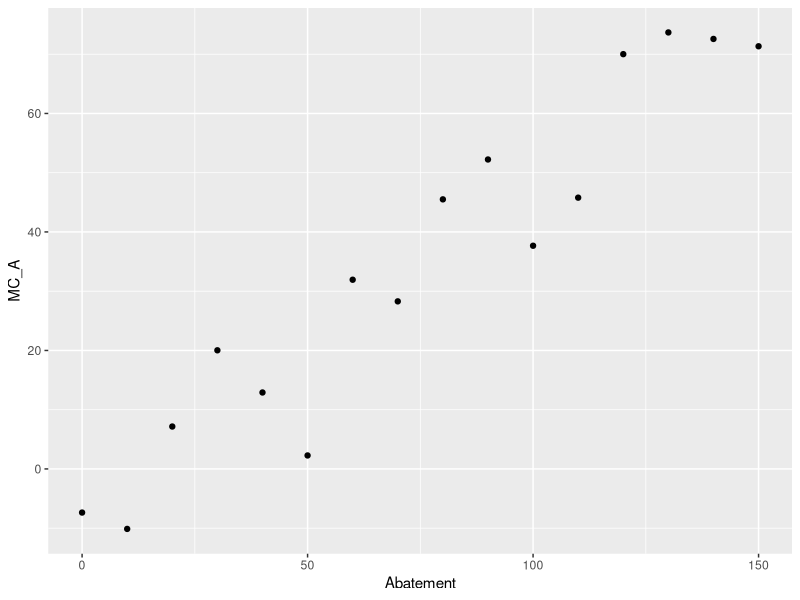
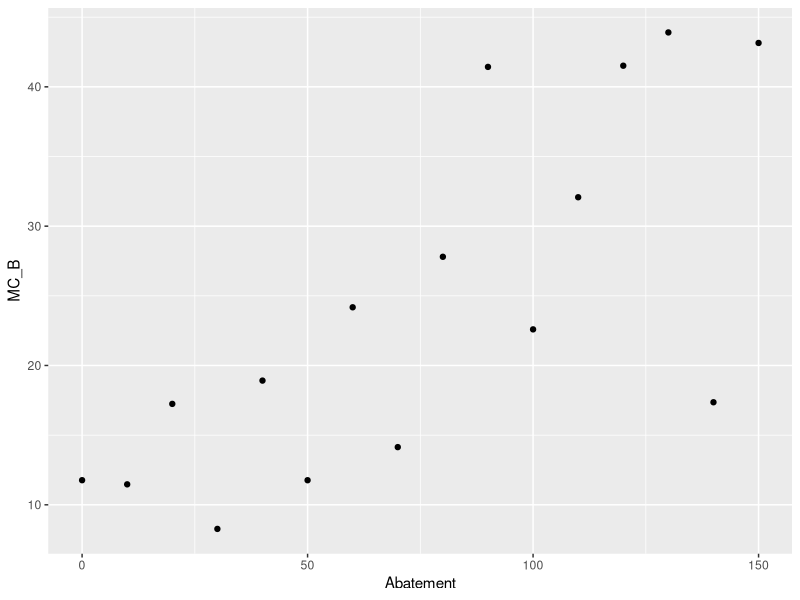
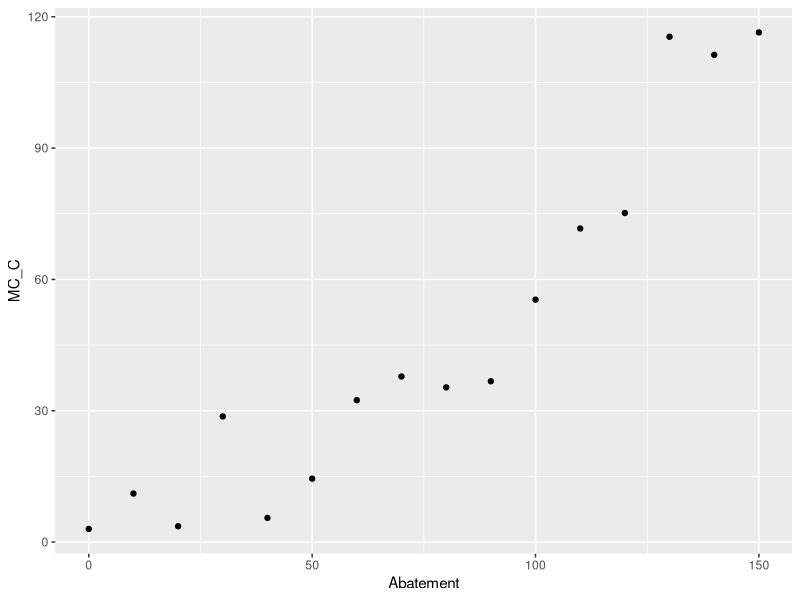
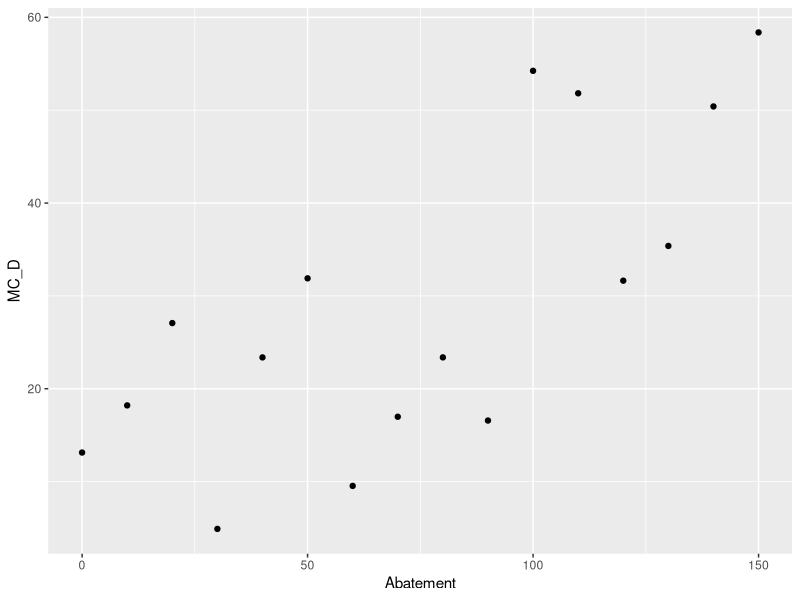
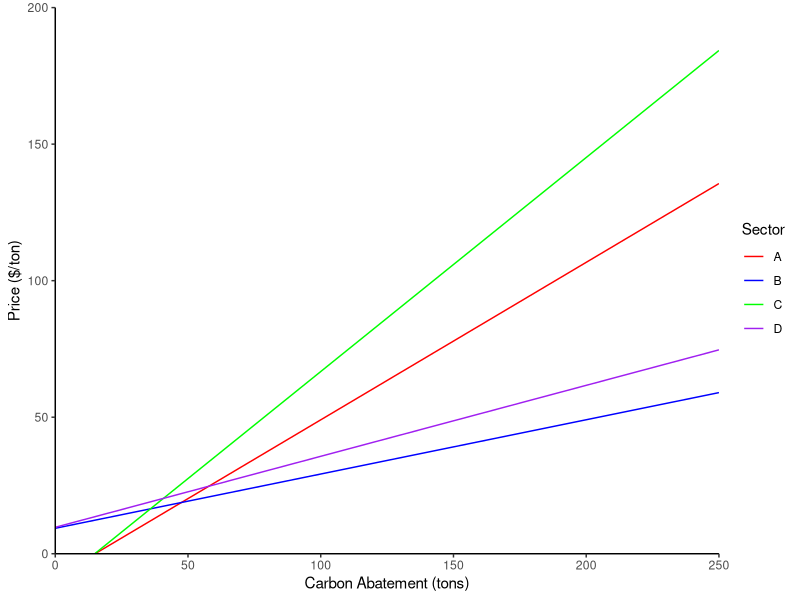
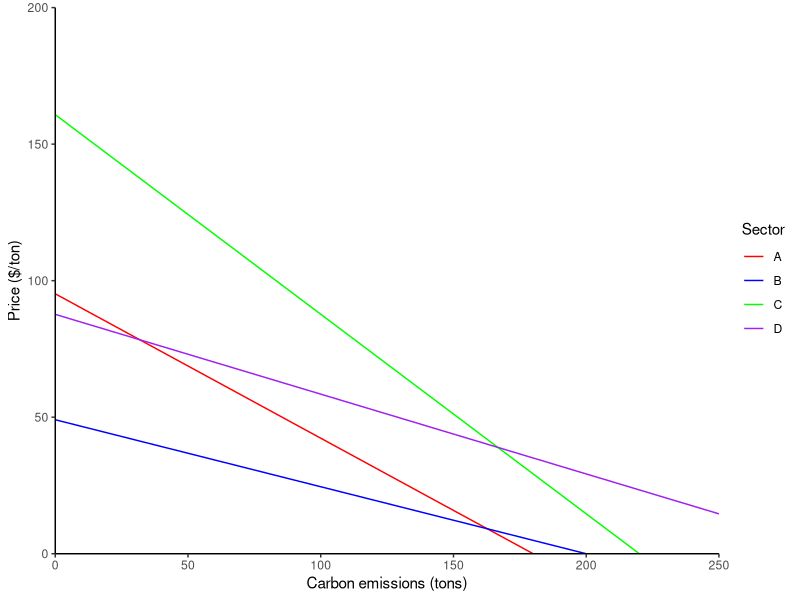

These figures' R source, in order:
## ---- chunk 1
knitr::opts_chunk$set(echo = TRUE)
## ---- chunk 2

library(tidyverse)
library(reshape2)

carbon_abate <- read_csv("HW4Data.csv")

## ---- chunk 3
#Marginal cost of abatement scatter plots
sector_A <- ggplot(carbon_abate, aes(x = Abatement, y = MC_A)) +
  geom_point()
sector_A

sector_B <- ggplot(carbon_abate, aes(x = Abatement, y = MC_B)) +
  geom_point()
sector_B

sector_C <- ggplot(carbon_abate, aes(x = Abatement, y = MC_C)) +
  geom_point()
sector_C

sector_D <- ggplot(carbon_abate, aes(x = Abatement, y = MC_D)) +
  geom_point()
sector_D

## ---- chunk 4

#MC Linear regressions
model_A <- lm(MC_A ~ Abatement, data = carbon_abate)
summary(model_A)

model_B <- lm(MC_B ~ Abatement, data = carbon_abate)
summary(model_B)

model_C <- lm(MC_C ~ Abatement, data = carbon_abate)
summary(model_C)

model_D <- lm(MC_D ~ Abatement, data = carbon_abate)
summary(model_D)

#MC Functions 
MC_A_fxn <- function(Q) {(model_A$coefficients[2])*Q + model_A$coefficients[1]}
MC_B_fxn <- function(Q) {(model_B$coefficients[2])*Q + model_B$coefficients[1]}
MC_C_fxn <- function(Q) {(model_C$coefficients[2])*Q + model_C$coefficients[1]}
MC_D_fxn <- function(Q) {(model_D$coefficients[2])*Q + model_D$coefficients[1]}
## ---- chunk 5

#MC graph
MC_graph <- ggplot(data.frame(x=c(1, 250)), aes(x=x)) + 
  stat_function(fun = MC_A_fxn, geom = "line", aes(color="A")) + 
  stat_function(fun = MC_B_fxn, geom = "line", aes(color="B")) + 
  stat_function(fun = MC_C_fxn, geom = "line", aes(color="C")) + 
  stat_function(fun = MC_D_fxn, geom = "line", aes(color="D")) + 
  xlab("Carbon Abatement (tons)") + 
  ylab("Price ($/ton)") +
  scale_x_continuous(expand = c(0,0), limits = c(0,250))+
  scale_y_continuous(expand = c(0,0), limits = c(0,200))+ 
  scale_color_manual(values = c(A="red", B="blue", C="green", D="purple"), name = "Sector")+
  theme_classic() 
MC_graph


## ---- chunk 6
#Set initial emissions
Q_A_initial <- 180
Q_B_initial <- 200
Q_C_initial <- 220
Q_D_initial <- 300


#Price for each sector at their initial Q (i.e. the y intercept of the demand function)
demand_A_int <- (model_A$coefficients[1] + model_A$coefficients[2]*Q_A_initial)
demand_A_int #95.18706 

demand_B_int <- (model_B$coefficients[1] + model_B$coefficients[2]*Q_B_initial)
demand_B_int #49.06656 

demand_C_int <- (model_C$coefficients[1] + model_C$coefficients[2]*Q_C_initial)
demand_C_int #160.7868 

demand_D_int <- (model_D$coefficients[1] + model_D$coefficients[2]*Q_D_initial)
demand_D_int #87.66577 


#Slope of the demand function for each sector
demand_A_slope <- (demand_A_int/-Q_A_initial)
demand_A_slope # -0.528817 

demand_B_slope <- (demand_B_int/-Q_B_initial)
demand_B_slope # -0.2453328 

demand_C_slope <- (demand_C_int/-Q_C_initial)
demand_C_slope # -0.7308492 

demand_D_slope <- (demand_D_int/-Q_D_initial)
demand_D_slope # -0.2922192 


#Final demand functions (price = slope*Q + intercept)
demand_A_fxn <- function(Q) {demand_A_slope*Q + demand_A_int}
demand_B_fxn <- function(Q) {demand_B_slope*Q + demand_B_int}
demand_C_fxn <- function(Q) {demand_C_slope*Q + demand_C_int}
demand_D_fxn <- function(Q) {demand_D_slope*Q + demand_D_int}


## ---- chunk 7
#Demand graph
demand_graph <- ggplot(data.frame(x=c(1, 250)), aes(x=x)) + 
  stat_function(fun = demand_A_fxn, geom = "line", aes(color="A")) + 
  stat_function(fun = demand_B_fxn, geom = "line", aes(color="B")) + 
  stat_function(fun = demand_C_fxn, geom = "line", aes(color="C")) + 
  stat_function(fun = demand_D_fxn, geom = "line", aes(color="D")) + 
  xlab("Carbon emissions (tons)") + 
  ylab("Price ($/ton)") +
  scale_x_continuous(expand = c(0,0), limits = c(0,250))+
  scale_y_continuous(expand = c(0,0), limits = c(0,200))+
  theme_classic() +
  scale_color_manual(values = c(A="red", B="blue", C="green", D="purple"), name = "Sector")
demand_graph


## ---- chunk 8
#Sector cost
cost_A_cap <- integrate(demand_A_fxn, 80, Q_A_initial)
cost_A_cap # 2644.085

cost_B_cap <- integrate(demand_B_fxn, 100, Q_B_initial)
cost_B_cap # 1226.664

cost_C_cap <- integrate(demand_C_fxn, 120, Q_C_initial)
cost_C_cap # 3654.246

## ---- chunk 9
#Total cost
cost_total_cap <- cost_A_cap[["value"]] + cost_B_cap[["value"]] + cost_C_cap[["value"]]
cost_total_cap # 7524.995

#Total cost of the carbon cap policy is $7524.995

## ---- chunk 10

#Total tax revenue = $0 
## ---- chunk 11

#Define the coefficients
MC_A_slope <- model_A$coefficients[2]
MC_B_slope <- model_B$coefficients[2]
MC_C_slope <- model_C$coefficients[2]
MC_D_slope <- model_D$coefficients[2]

MC_A_int <- model_A$coefficients[1]
MC_B_int <- model_B$coefficients[1]
MC_C_int <- model_C$coefficients[1]
MC_D_int <- model_D$coefficients[1]

#Create an aggregate marginal cost function
MC_agg_fxn <- function(Q) {(Q + (MC_A_int/MC_A_slope) + (MC_B_int/MC_B_slope) + (MC_C_int/MC_C_slope)) / ((1/MC_A_slope) + (1/MC_B_slope) + (1/MC_C_slope))}

tax <- MC_agg_fxn(300)
tax #39.42658 

#MC solved for price to calculate the quantitiy Carbon emitted with tax price
A_MC_P <- function(P) {(P - model_A$coefficients[1]) / model_A$coefficients[2]}
B_MC_P <- function(P) {(P - model_B$coefficients[1]) / model_B$coefficients[2]}
C_MC_P <- function(P) {(P - model_C$coefficients[1]) / model_C$coefficients[2]}
D_MC_P <- function(P) {(P - model_D$coefficients[1]) / model_D$coefficients[2]}

#carbon emitted per sector with tax
Q_A_tax <- Q_A_initial- A_MC_P(tax)
Q_B_tax <- Q_B_initial - B_MC_P(tax)
Q_C_tax <- Q_C_initial - C_MC_P(tax)

#amount amount emitted!
Q_A_tax #96.66511 tons carbon
Q_B_tax #48.50442 tons carbon
Q_C_tax #154.8305 tons carbon

#total emitted
Q_total_tx <- Q_A_tax + Q_B_tax + Q_C_tax
Q_total_tx


## ---- chunk 12
#amount adate per sector
abate_A_tax <- A_MC_P(tax)
abate_B_tax <- B_MC_P(tax)
abate_C_tax <- C_MC_P(tax)

# cost to each sector
cost_A_tax <- integrate(MC_A_fxn, 0, abate_A_tax)
total_cost_A_tax <- cost_A_tax[["value"]] + (Q_A_tax*tax) # adding in the tax amount for the total cost, Eamon mentioned this let me know if you think this makes sense
total_cost_A_tax # 5093.786 total cost to sector A under tax (with addition of tax)

cost_B_tax <- integrate(MC_B_fxn, 0, abate_B_tax)
total_cost_B_tax <- cost_B_tax[["value"]] + (Q_B_tax*tax)
total_cost_B_tax #5604.635

cost_C_tax <- integrate(MC_C_fxn, 0, abate_C_tax)
total_cost_C_tax <- cost_C_tax[["value"]] + (Q_C_tax*tax)
total_cost_C_tax #7009.365

#total cost witht the tax cost
total_cost_tax_prerev <- total_cost_A_tax + total_cost_B_tax + total_cost_C_tax
total_cost_tax_prerev

## ---- chunk 13
#amount emitted times the tax
A_tax_rev <- Q_A_tax*tax
B_tax_rev <- Q_B_tax*tax
C_tax_rev <- Q_C_tax*tax

A_tax_rev
B_tax_rev
C_tax_rev

#total tax revenue
total_tax_rev <- A_tax_rev + B_tax_rev + C_tax_rev
total_tax_rev #11827.97

#total cost to whole Country X, (total cost - tax revenue)
total_cost_tax <- total_cost_tax_prerev - total_tax_rev
total_cost_tax #5879.812

cost_A_tax[["value"]] + cost_B_tax[["value"]] + cost_C_tax[["value"]] #5879.812

## ---- chunk 14
#same emission and cost as tax

Q_A_tax 
Q_B_tax 
Q_C_tax 

A_credit_bought <- Q_A_tax - 80
B_credit_sold <- 100 - Q_B_tax 
C_credit_bought <-  Q_C_tax - 120

#cost to each sector
cost_A_trade <- integrate(MC_A_fxn, 0, abate_A_tax)
cost_A_trade #1282.27
cost_A_trade_credit <- cost_A_trade[["value"]] + A_credit_bought*tax
cost_A_trade_credit #1939.66

cost_B_trade <- integrate(MC_B_fxn, 0, abate_B_tax)
cost_B_trade #3692.271
cost_B_trade_credit <- cost_B_trade[["value"]] - B_credit_sold*tax
cost_B_trade_credit #1661.977

cost_C_trade <- integrate(MC_C_fxn, 0, abate_C_tax)
cost_C_trade #904.9294
cost_C_trade_credit <- cost_C_trade[["value"]] + C_credit_bought*tax
cost_C_trade_credit #2278.176

#cost to country x
total_cost_trade <- cost_A_trade[["value"]] + cost_B_trade[["value"]] + cost_C_trade[["value"]]
total_cost_trade #5879.812

total_cost_trade_credit <- cost_A_trade_credit + cost_B_trade_credit + cost_C_trade_credit
total_cost_trade_credit #5879.812

## ---- chunk 15
#aggregate marginal cost curve with the addition of sector D

MC_agg_allsec_fxn <- function(Q) {(Q + (MC_A_int/MC_A_slope) + (MC_B_int/MC_B_slope) + (MC_C_int/MC_C_slope) + (MC_D_int/MC_D_slope)) / ((1/MC_A_slope) + (1/MC_B_slope) + (1/MC_C_slope) + (1/MC_D_slope))}

#total emission Country X and Y is 300

credit_all <- MC_agg_allsec_fxn(300)
credit_all #29.80249 cost carbon credit

#carbon abated by each sector both countries
abate_A_trade <- A_MC_P(credit_all)
abate_B_trade <- B_MC_P(credit_all)
abate_C_trade <- C_MC_P(credit_all)
abate_D_trade <- D_MC_P(credit_all)
#ABATED
abate_A_trade #66.65079 tons carbon
abate_B_trade #103.0711 tons carbon
abate_C_trade #52.89119 tons carbon
abate_D_trade #77.3869 tons carbon

abate_total_trade <- abate_A_trade + abate_B_trade + abate_C_trade + abate_D_trade
abate_total_trade #300 tons carbon
 
## ---- chunk 16
#carbon emitted per sector
Q_A_trade <- Q_A_initial- A_MC_P(credit_all)
Q_B_trade <- Q_B_initial- B_MC_P(credit_all)
Q_C_trade <- Q_C_initial- C_MC_P(credit_all)
Q_D_trade <- Q_D_initial- D_MC_P(credit_all)

Q_A_trade #113.3492
Q_B_trade #96.92889
Q_C_trade #167.1088
Q_D_trade #222.6131

#credits bought and sold
A_bought <- Q_A_trade - 80
B_sold <- 100 - Q_B_trade 
C_bought <-  Q_C_trade - 120
D_sold <- 300 - Q_D_trade

#cost_A_trade_credit <- cost_A_trade[["value"]] + A_credit_bought
#cost_A_trade_credit #1299.27

#cost to each sector
cost_A_trade_all <- integrate(MC_A_fxn, 0, abate_A_trade)
cost_A_trade_all
cost_A_trade_all_credit <- cost_A_trade_all[["value"]] + A_bought*credit_all
cost_A_trade_all_credit #1698.989

cost_B_trade_all <- integrate(MC_B_fxn, 0, abate_B_trade)
cost_B_trade_all 
cost_B_trade_all_credit <- cost_B_trade_all[["value"]] - B_sold*credit_all
cost_B_trade_all_credit #1924.554

cost_C_trade_all <- integrate(MC_C_fxn, 0, abate_C_trade)
cost_C_trade_all
cost_C_trade_all_credit <- cost_C_trade_all[["value"]] + C_bought*credit_all
cost_C_trade_all_credit #1883.88

cost_D_trade_all <- integrate(MC_D_fxn, 0, abate_D_trade)
cost_D_trade_all 
cost_D_trade_all_credit <- cost_D_trade_all[["value"]] - D_sold*credit_all
cost_D_trade_all_credit #-778.3183

total_cost_trade_all <- cost_A_trade_all[["value"]] + cost_B_trade_all[["value"]] + cost_C_trade_all[["value"]] + cost_C_trade_all[["value"]]
total_cost_trade_all 

total_cost_trade_all <- cost_A_trade_all_credit + cost_B_trade_all_credit + cost_C_trade_all_credit + cost_D_trade_all_credit
total_cost_trade_all #4729.105

total_cost_trade_countryx <-cost_A_trade_all_credit + cost_B_trade_all_credit + cost_C_trade_all_credit
total_cost_trade_countryx #5507.423, this cost to country x is lower than domestic trade only



## ---- chunk 17
#country X tons of air pollution is equal to the amount of carbon emitted
country_x_pollution_1 <- Q_A_tax + Q_B_tax + Q_C_tax
country_x_pollution_1 #300 tons air pollution in country x

country_y_pollution <- 300 # tons air pollution = normal emissions

## ---- chunk 18
country_x_pollution_2 <- Q_A_trade + Q_B_trade + Q_C_trade 
country_x_pollution_2 #377.3869

country_y_pollution_2 <-Q_D_trade
country_y_pollution_2 #222.6131

## ---- chunk 19



